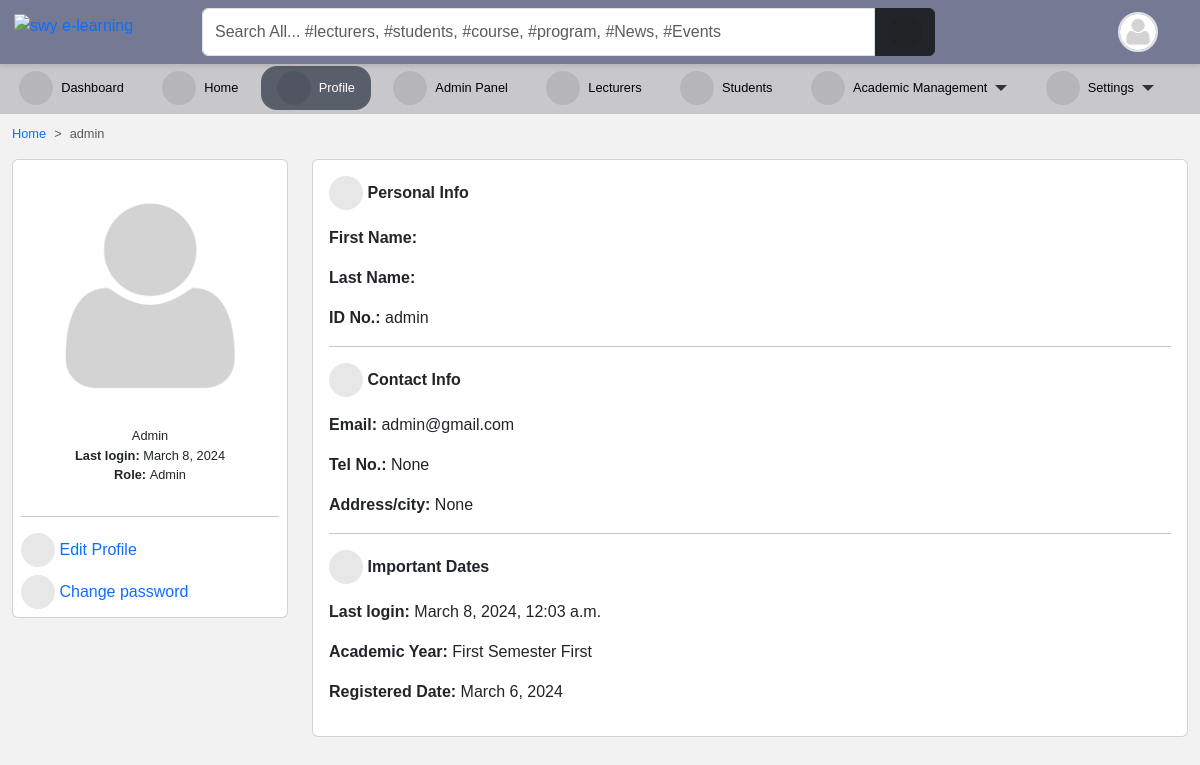
The page /accounts/profile/ (signed in) on the database its author committed.
### accounts/models.py (models this page shows, shortened)
class User(AbstractUser):
    is_student = models.BooleanField(default=False)
    is_lecturer = models.BooleanField(default=False)
    gender = models.CharField(max_length=1, choices=GENDERS, blank=True, null=True)
    phone = models.CharField(max_length=60, blank=True, null=True)
    address = models.CharField(max_length=60, blank=True, null=True)
    picture = models.ImageField(
        upload_to="profile_pictures/%y/%m/%d/", default="default.png", null=True
    )
    email = models.EmailField(blank=True, null=True)
    username_validator = ASCIIUsernameValidator()
    objects = CustomUserManager()
    class Meta:
        ordering = ("-date_joined",)
    @property
    def get_full_name(self):
        full_name = self.username
        if self.first_name and self.last_name:
            full_name = self.first_name + " " + self.last_name
        return full_name
    @property
    def get_user_role(self):
        if self.is_superuser:
            role = "Admin"
        elif self.is_student:
            role = "Student"
        elif self.is_lecturer:
            role = "Lecturer"
        return role

### core/models.py (models this page shows)
class Semester(models.Model):
    semester = models.CharField(max_length=10, choices=SEMESTER, blank=True)
    is_current_semester = models.BooleanField(default=False, blank=True, null=True)
    session = models.ForeignKey(
        Session, on_delete=models.CASCADE, blank=True, null=True
    )
    next_semester_begins = models.DateField(null=True, blank=True)
    def __str__(self):
        return self.semester

class Session(models.Model):
    session = models.CharField(max_length=200, unique=True)
    is_current_session = models.BooleanField(default=False, blank=True, null=True)
    next_session_begins = models.DateField(blank=True, null=True)
    def __str__(self):
        return self.session

### accounts/views.py (the view, shortened to what this page needs)
# urls.py: path("profile/", profile, name="profile"),
@login_required(login_url='login')
def profile(request):
    current_session = Session.objects.filter(is_current_session=True).first()
    current_semester = Semester.objects.filter(
        is_current_semester=True, session=current_session
    ).first()
    if request.user.is_lecturer:
        courses = Course.objects.filter(
            allocated_course__lecturer__pk=request.user.id
        ).filter(semester=current_semester)
        return render(
            request,
            "accounts/profile.html",
            {
                "title": request.user.get_full_name,
                "courses": courses,
                "current_session": current_session,
                "current_semester": current_semester,
            },
        )
    else:
        staff = User.objects.filter(is_lecturer=True)
        return render(
            request,
            "accounts/profile.html",
            {
                "title": request.user.get_full_name,
                "staff": staff,
                "current_session": current_session,
                "current_semester": current_semester,
            },
        )

### templates/accounts/profile.html (shortened to what this page needs)
{% extends 'base.html' %}
{% load static %}
{% load i18n %}
{% block content %}
{% if user.is_authenticated %}
<nav style="--bs-breadcrumb-divider: '>';" aria-label="breadcrumb">
    <ol class="breadcrumb">
      <li class="breadcrumb-item"><a href="/">Home</a></li>
      <li class="breadcrumb-item active" aria-current="page">{{ user.get_full_name }}</li>
    </ol>
</nav>
<div class="row">
    <div class="col-md-3 mx-auto">
        <div class="card  p-2">
            <div class="text-center">
                <img src="{{ user.picture.url }}" class="w-100">
                <ul class="px-2 list-unstyled">
                    <li>{{ user.get_full_name|title }}</li>
                    <li><strong>Last login: </strong>{{ user.last_login|date }}</li>
                    <li><strong>Role: </strong>
                        {{ user.get_user_role }}
                    </li>
                </ul>
            </div>
            <hr>
            <a class="mb-2" href="{% url 'edit_profile' %}"><i class="fas fa-user-edit"></i>
                <span class="mobile-hide">Edit Profile</span></a>
            <a href="{% url 'change_password' %}"><i class="fas fa-lock"></i><span class="mobile-hide">
                    Change password</span></a>
        </div>
    </div>
    <div class="col-md-9 mx-auto">
        <div class="card">
            <div class="card-body">
                <p class="fw-bold"><i class="fas fa-user"></i> Personal Info</p>
                <div class="dashboard-description">
                    <p><strong>First Name:</strong> {{ user.first_name|title }}</p>
                    <p><strong>Last Name:</strong> {{ user.last_name|title }}</p>
                    <p><strong>ID No.:</strong> {{ user.username }}</p>
                </div>
                <hr>
                <p class="fw-bold"><i class="fas fa-phone-square-alt"></i> Contact Info</p>
                <div class="dashboard-description">
                    <p><strong>Email:</strong> {{ user.email }}</p>
                    <p><strong>Tel No.:</strong> {{ user.phone }}</p>
                    <p><strong>Address/city:</strong> {{ user.address }}</p>
                </div>
                <hr>
                <p class="fw-bold"><i class="fa fa-calendar-day"></i> Important Dates</p>
                <div class="dashboard-description">
                    <p><strong>Last login:</strong> {{ user.last_login }}</p>
                    {% if current_semester and current_session %}
                    <p><strong>Academic Year:</strong> {{ current_semester }} Semester {{ current_session }}</p>
                    {% endif %}
                    <p><strong>Registered Date:</strong> {{ user.date_joined|date }}</p>
                </div>
            </div>
        </div>
    </div>
</div>
{% endif %}
{% endblock content %}

### templates/navbar.html (shortened to what this page needs)
{% load static %}
<div id="top-navbar" class="py-2 top-navbar">
	<div class="container">
		<a href="/" class="head-logo">
			<img src="{% static 'img/swy e-learning.jpg' %}" width="40px" alt="swy e-learning">
		</a>
		<div class="nav-wrapper">
			<form class="form-header" action="{% url 'query' %}" method="GET">
				<input id="primary-search" class="form-control rounded-end-0" type="text" name="q" value="{{ request.GET.q }}"
					placeholder="Search All... #lecturers, #students, #course, #program, #News, #Events" required />
				<button class="btn btn-dark rounded-start-0" type="submit">
					<i class="fas fa-search"></i>
				</button>
			</form>
			<div class="dropdown index">
				<div class="avatar border border-2" type="button" data-bs-toggle="dropdown" aria-expanded="false">
					<img src="{{ request.user.picture.url }}">
				</div>
			</div>
		</div>
	</div>
</div>

### static/scss/style1.css (style rules this page uses)
*, body { font-family: "Rubik", sans-serif; }
body { background-color: #f3f2f2; }
#top-navbar { position: fixed; top: 0; right: 0; -webkit-margin-start: -10px; z-index: 90; padding: 0; background: #747a94; box-shadow: 0px 2px 5px 0px rgba(0, 0, 0, 0.1); transition: 0.3s; margin: 0; }
#top-navbar .container { display: flex; background-color: transparent; position: relative; }
#top-navbar .nav-wrapper { display: flex; flex-wrap: wrap; justify-content: space-between; align-items: center; width: 100%; margin-left: 10rem; background-color: transparent; }
#top-navbar .nav-wrapper .form-header { display: flex; flex: 0.8; }
#top-navbar .nav-wrapper .form-header button { flex: 0.1; }
#top-navbar { left: 0; }
.avatar { width: 40px; height: 40px; border-radius: 50%; overflow: hidden; }
.avatar img { width: 100%; height: 100%; -o-object-fit: cover; object-fit: cover; }
a { color: var(--bs-primary); text-decoration: none; }
.fas, .fa { font-size: 16px; display: inline-flex; align-items: center; justify-content: center; width: 34px; height: 34px; background-color: rgba(0, 0, 0, 0.093); border-radius: 50%; }

### templates/aside.html (style rules this page uses)
li { font-size: .8rem; }

### templates/navbar.html (style rules this page uses)
.head-logo { position: absolute; left: -1rem; top: 0.3rem; }

### rows shown on the page
User: user.picture (placeholder picture), get_full_name "admin", picture (placeholder picture), get_full_name "Admin", last_login "March 8, 2024", get_user_role "Admin", username "admin", email "admin@gmail.com", phone "None", address "None", last_login "March 8, 2024, 12:03 a.m.", date_joined "March 6, 2024"
Semester: semester "First"
Session: session "First"
